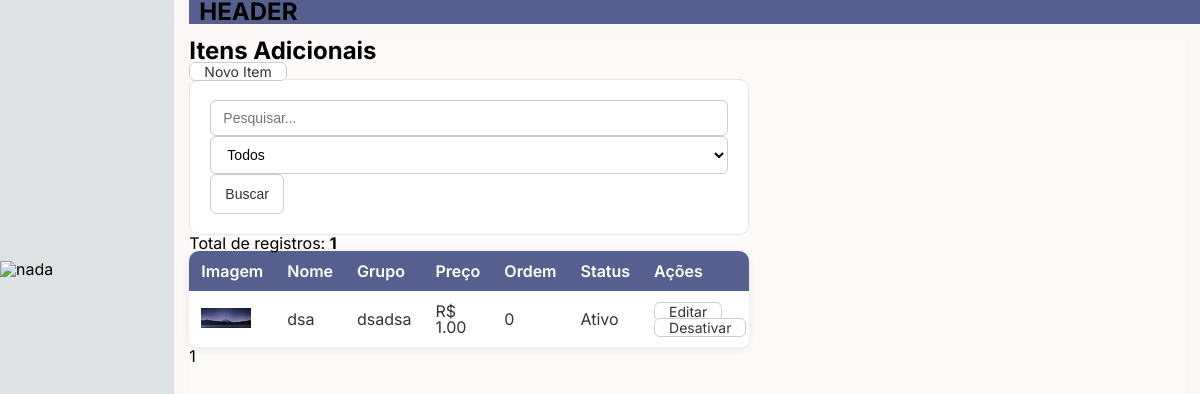
Before: /cardapio/itemadicional/ with the older database file.
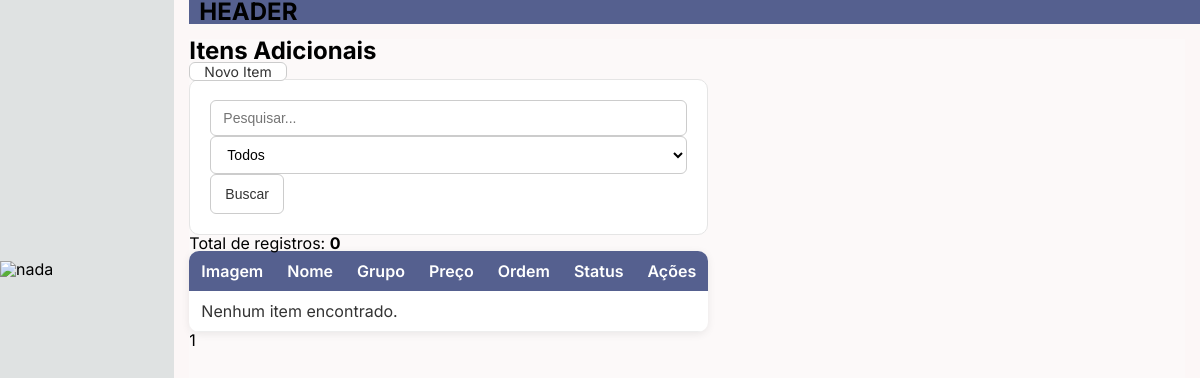
After: the same page with the newer database file.
### Cardapio/models.py (models this page shows, shortened)
class ItemAdicional(models.Model):
    grupo = models.ForeignKey(
        GrupoAdicional,
        on_delete=models.CASCADE,
        related_name="itens"
    )
    nome = models.CharField(max_length=120)
    descricao = models.TextField(blank=True)
    preco = models.DecimalField(
        max_digits=10,
        decimal_places=2,
        default=0
    )
    ativo = models.BooleanField(default=True)
    imagem = models.ImageField(
    upload_to="adicionais/",
    blank=True,
    null=True
)
    ordem = models.PositiveIntegerField(default=0)
    class Meta:
        ordering = ["ordem", "nome"]

class GrupoAdicional(models.Model):
    loja = models.ForeignKey(
        Loja,
        on_delete=models.CASCADE,
        related_name="grupos_adicionais"
    )
    nome = models.CharField(max_length=100)
    descricao = models.TextField(blank=True)
    obrigatorio = models.BooleanField(default=False)
    minimo = models.PositiveSmallIntegerField(default=0)
    maximo = models.PositiveSmallIntegerField(default=1)
    ordem = models.PositiveIntegerField(default=0)
    ativo = models.BooleanField(default=True)
    class Meta:
        ordering = ["ordem", "nome"]

### Cardapio/views/views_itemadicional.py (the view)
def listar_item_adicional(request):
    busca = request.GET.get("busca", "")
    status = request.GET.get("status", "")
    itens = ItemAdicional.objects.select_related("grupo").all()
    if busca:
        itens = itens.filter(
            Q(nome__icontains=busca) |
            Q(grupo__nome__icontains=busca)
        )
    if status == "ativo":
        itens = itens.filter(ativo=True)
    elif status == "inativo":
        itens = itens.filter(ativo=False)
    itens = itens.order_by("ordem", "nome")
    total = itens.count()
    paginator = Paginator(itens, 10)
    page = request.GET.get("page")
    itens = paginator.get_page(page)
    context = {
        "itens": itens,
        "busca": busca,
        "status": status,
        "total": total,
    }
    return render(
        request,
        "itemadicional/itemadicional_listar.html",
        context,
    )

### Interface/context_processors.py (called while the page is built, shortened)
def menu_items(request):
    user = request.user
    menus = MenuItem.objects.prefetch_related('subitens')
    if not user.is_authenticated:
        for menu in menus:
            menu.subitens_permitidos = []
        return {'menus': menus}

def nav_top(request):
    return {'nav': NavTop.objects.all()}

### Cardapio/templates/itemadicional/itemadicional_listar.html (shortened to what this page needs)
{% extends "templates/base.html" %}
{% block content %}
<h2>Itens Adicionais</h2>
<div class="mb-3">
    <a href="{% url 'item_adicional:novo' %}" class="btn btn-primary">
        Novo Item
    </a>
</div>
<form method="GET" class="row mb-4">
    <div class="col-md-5">
        <input
            type="text"
            name="busca"
            class="form-control"
            placeholder="Pesquisar..."
            value="{{ busca }}">
    </div>
    <div class="col-md-3">
        <select
            name="status"
            class="form-control">
            <option value="">Todos</option>
        </select>
    </div>
    <div class="col-md-2">
        <button class="btn btn-success w-100">
            Buscar
        </button>
    </div>
</form>
<p>
    Total de registros:
    <strong>{{ total }}</strong>
</p>
<table class="table table-striped table-hover">
    <thead>
        <tr>
            <th>Imagem</th>
            <th>Nome</th>
            <th>Grupo</th>
            <th>Preço</th>
            <th>Ordem</th>
            <th>Status</th>
            <th width="180">
                Ações
            </th>
        </tr>
    </thead>
    <tbody>
        {% for item in itens %}
        <tr>
            <td width="70">
                {% if item.imagem %}
                    <img
                        src="{{ item.imagem.url }}"
                        width="50"
                        class="img-thumbnail">
                {% else %}
                    -
                {% endif %}
            </td>
            <td>{{ item.nome }}</td>
            <td>{{ item.grupo.nome }}</td>
            <td>R$ {{ item.preco }}</td>
            <td>{{ item.ordem }}</td>
            <td>
                {% if item.ativo %}
                    <span class="badge bg-success">
                        Ativo
                    </span>
                {% else %}
                    <span class="badge bg-danger">
                        Inativo
                    </span>
                {% endif %}
            </td>
            <td>
                <a
                    href="{% url 'item_adicional:editar' item.id %}"
                    class="btn btn-warning btn-sm">
                    Editar
                </a>
                <a
                    href="{% url 'item_adicional:status' item.id %}"
                    class="btn btn-secondary btn-sm">
                    {% if item.ativo %}
                        Desativar
                    {% else %}
                        Ativar
                    {% endif %}
                </a>
            </td>
        </tr>
        {% empty %}
        <tr>
            <td colspan="7">
                Nenhum item encontrado.
            </td>
        </tr>
        {% endfor %}
    </tbody>
</table>
<nav>
    <ul class="pagination">
        <li class="page-item active">
            <span class="page-link">
                {{ itens.number }}
            </span>
        </li>
    </ul>
</nav>
{% endblock %}

Changed rows visible on the page:
removed ItemAdicional: imagem (picture), nome "dsa", grupo.nome "dsadsa", preco "1.00", ordem "0", ativo "Ativo"
Other visible differences:
{{ total }}: "1" → "0"
text now shown: "Nenhum item encontrado."
